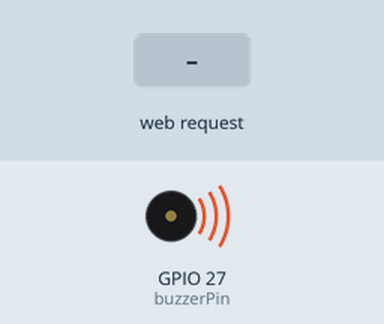
Bench run of a sketch on a simulated ESP32. Shown: buzzer (waves = sounding, pin HIGH). Inputs (shaded band) come from the test bench. WiFi joins after 1.5 s; servers stay silent unless stated; what the sketch prints to the serial monitor is not drawn.

Above: at 2.7 s.
2.8 s: HTTP request GET /activate received
At 3.6 s:
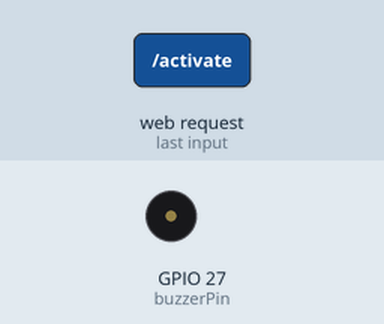
Timing chart, 0 to 5.8 s (numbered marks = the images above; inputs shaded):
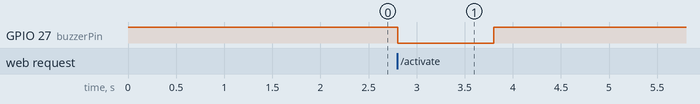

The sketch:

Buzzer.ino
```cpp
#include <WiFi.h>
#include <WebServer.h>

// Network Configuration
IPAddress local_IP(192, 168, 4, 36);  // Static IP for this receiver
IPAddress gateway(192, 168, 4, 1);     // Your router's IP
IPAddress subnet(255, 255, 255, 0);

// WiFi credentials
const char* ssid = "Syndicate";
const char* password = "Syndicate1";

// Web Server
WebServer server(80);

// Hardware Configuration
const int buzzerPin = 27; // GPIO pin connected to the buzzer

// Periodic reboot configuration (6 hours)
const unsigned long rebootInterval = 6UL * 60UL * 60UL * 1000UL;
unsigned long lastRebootTime = 0;

// WiFi Reconnect Timer
unsigned long previousMillis = 0;
const long interval = 30000;  // Check WiFi every 30 seconds

// Handles the '/activate' endpoint
void handleActivate() {
  Serial.println("[Handler] '/activate' endpoint called.");
  server.sendHeader("Access-Control-Allow-Origin", "*");
  server.send(200, "text/plain", "Buzzer Activated!"); // Send response immediately

  Serial.println("--> Activating buzzer (pin LOW)");
  digitalWrite(buzzerPin, LOW);
  delay(1000); // Keep buzzer on for 1 second

  Serial.println("--> Deactivating buzzer (pin HIGH)");
  digitalWrite(buzzerPin, HIGH); // Turn buzzer off
  Serial.println("[Handler] 'handleActivate' complete.");
}

// Handles the '/status' endpoint for Dashboard
void handleStatus() {
  server.sendHeader("Access-Control-Allow-Origin", "*");
  String json = "{\"status\":\"ok\",\"uptime_ms\":" + String(millis()) + "}";
  server.send(200, "application/json", json);
}

// Handles not found pages
void handleNotFound(){
  String message = "File Not Found\n\n";
  message += "URI: ";
  message += server.uri();
  message += "\nMethod: ";
  message += (server.method() == HTTP_GET) ? "GET" : "POST";
  message += "\nArguments: ";
  message += server.args();
  message += "\n";
  for (uint8_t i = 0; i < server.args(); i++) {
    message += " " + server.argName(i) + ": " + server.arg(i) + "\n";
  }
  server.sendHeader("Access-Control-Allow-Origin", "*");
  server.send(404, "text/plain", message);
  Serial.print(message);
}

void setup() {
  Serial.begin(115200);
  pinMode(buzzerPin, OUTPUT);
  digitalWrite(buzzerPin, HIGH); // Default state is OFF (assuming active-LOW)

  // Connect to WiFi
  Serial.print("Connecting to WiFi");
  WiFi.config(local_IP, gateway, subnet);
  WiFi.begin(ssid, password);
  while (WiFi.status() != WL_CONNECTED) {
    delay(500);
    Serial.print(".");
  }
  Serial.println("\nWiFi connected!");
  Serial.print("Receiver IP Address: ");
  Serial.println(WiFi.localIP());

  // Define server routes
  server.on("/activate", HTTP_GET, handleActivate);
  server.on("/status", HTTP_GET, handleStatus);
  server.onNotFound(handleNotFound);

  // Start server
  server.begin();
  Serial.println("HTTP server started.");

  // Initialize reboot timer
  lastRebootTime = millis();
}

void loop() {
  // Check WiFi connection
  unsigned long currentMillis = millis();
  if ((WiFi.status() != WL_CONNECTED) && (currentMillis - previousMillis >= interval)) {
    Serial.print(currentMillis);
    Serial.println(" Reconnecting to WiFi...");
    WiFi.disconnect();
    WiFi.reconnect();
    previousMillis = currentMillis;
  }

  // Handle client requests
  server.handleClient();

  // Check for periodic reboot
  if (millis() - lastRebootTime >= rebootInterval) {
    Serial.println("Scheduled reboot...");
    ESP.restart();
  }
}
```

Measured:
- after the input at 2.8 s, GPIO 27 (buzzerPin): HIGH → LOW at once, → HIGH 1.0 s later
